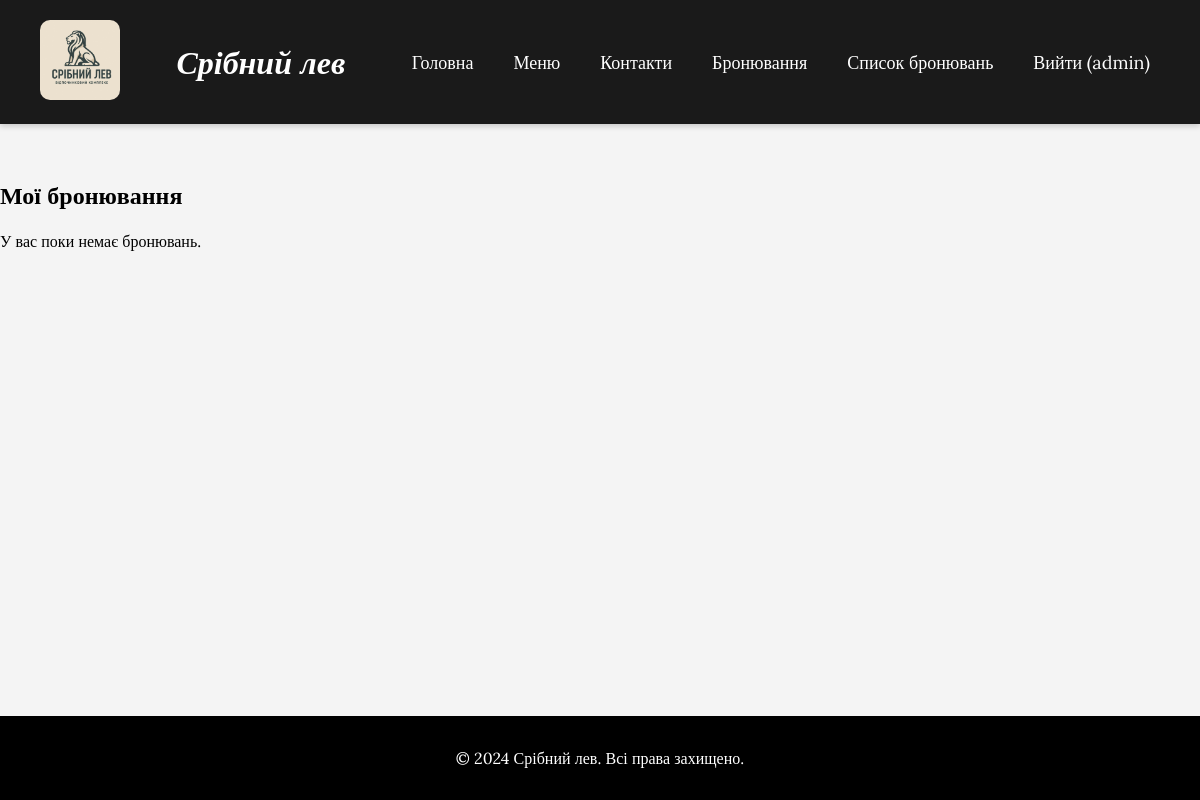
Page /my_bookings (signed in) on the earlier database version.
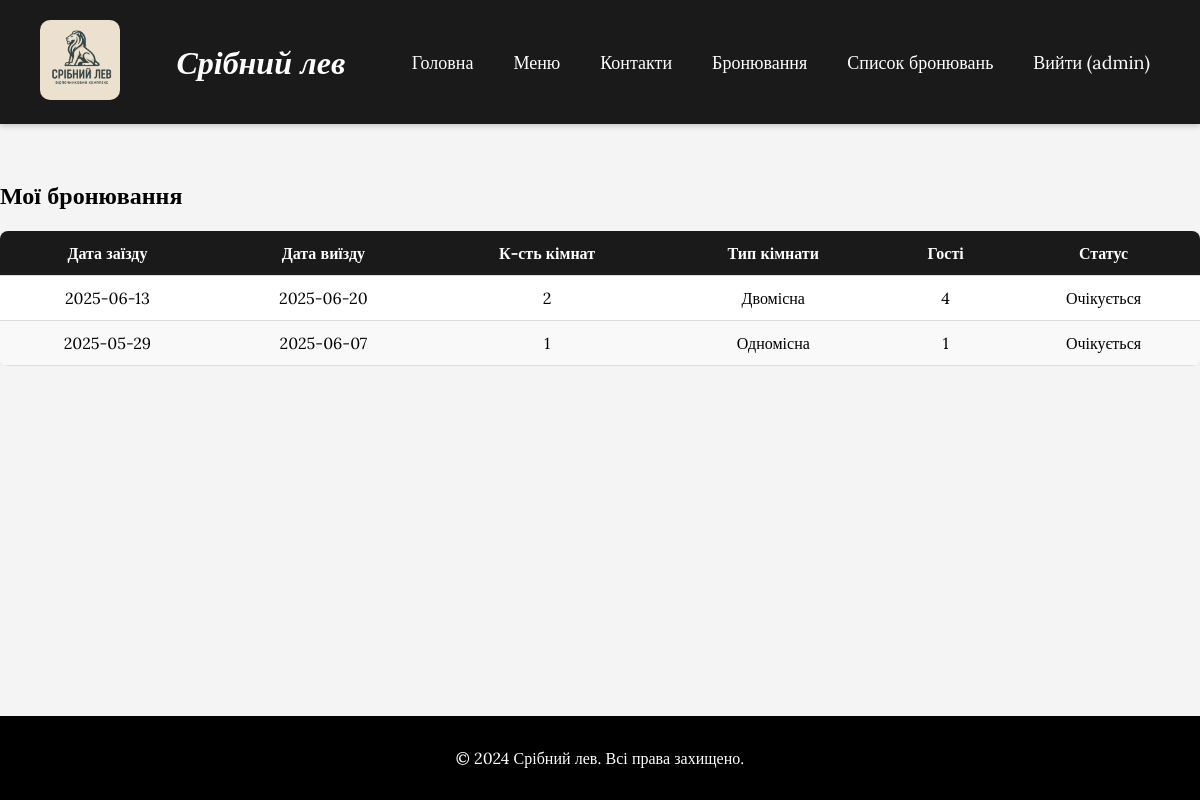
Same page on the later database version.
### tables this page shows
CREATE TABLE reservations (
                id INTEGER PRIMARY KEY AUTOINCREMENT,
                date_from TEXT NOT NULL,
                date_to TEXT NOT NULL,
                rooms INTEGER NOT NULL,
                room_type TEXT NOT NULL,
                guests INTEGER NOT NULL,
                user_id INTEGER,
                FOREIGN KEY (user_id) REFERENCES users(id)
            );

### app.py (the view)
@app.route('/my_bookings')
@login_required
def my_bookings():
    conn = sqlite3.connect(DB)
    c = conn.cursor()
    c.execute('SELECT id, date_from, date_to, rooms, room_type, guests FROM reservations WHERE user_id = ? ORDER BY id DESC', (current_user.id,))
    reservations = c.fetchall()
    conn.close()
    return render_template('my_bookings.html', reservations=reservations)

### app.py (called while the page is built)
def get_user_by_id(user_id):
    conn = sqlite3.connect(DB)
    c = conn.cursor()
    c.execute("SELECT id, username, is_admin FROM users WHERE id = ?", (user_id,))
    row = c.fetchone()
    conn.close()
    if row:
        return User(row[0], row[1], bool(row[2]))
    return None

@login_manager.user_loader
def load_user(user_id):
    return get_user_by_id(user_id)

### templates/my_bookings.html (shortened to what this page needs)
{% extends "base.html" %}
{% block content %}
<h2>Мої бронювання</h2>
{% if reservations %}
<div class="table-container">
    <table class="booking-table">
        <thead>
            <tr>
                <th>Дата заїзду</th>
                <th>Дата виїзду</th>
                <th>К-сть кімнат</th>
                <th>Тип кімнати</th>
                <th>Гості</th>
                <th>Статус</th>
            </tr>
        </thead>
        <tbody>
        {% for r in reservations %}
            <tr>
                <td>{{ r[1] }}</td>
                <td>{{ r[2] }}</td>
                <td>{{ r[3] }}</td>
                <td>{{ r[4] }}</td>
                <td>{{ r[5] }}</td>
                <td>Очікується</td>
            </tr>
        {% endfor %}
        </tbody>
    </table>
</div>
{% else %}
<p>У вас поки немає бронювань.</p>
{% endif %}
{% endblock %}

Differences in the rows shown:
now on this page (row edited): reservations: date_from "2025-06-13", date_to "2025-06-20", rooms "2", room_type "Двомісна", guests "4"
now on this page (row edited): reservations: date_from "2025-05-29", date_to "2025-06-07", rooms "1", room_type "Одномісна", guests "1"
Other differences:
text no longer shown: "У вас поки немає бронювань."
text now shown: "Дата заїзду Дата виїзду К-сть кімнат Тип кімнати Гості Статус"
